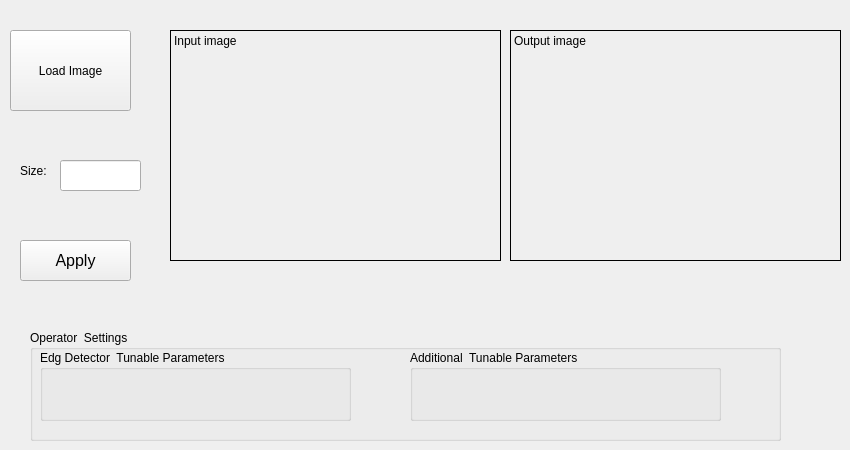
    <widget class="QWidget" name="tab_3">
     <attribute name="title">
      <string>Harris</string>
     </attribute>
     <widget class="QLabel" name="label_Harris_output">
      <property name="geometry">
       <rect>
        <x>510</x>
        <y>30</y>
        <width>331</width>
        <height>231</height>
       </rect>
      </property>
      <property name="autoFillBackground">
       <bool>true</bool>
      </property>
      <property name="frameShape">
       <enum>QFrame::Box</enum>
      </property>
      <property name="text">
       <string>Output image</string>
      </property>
      <property name="textFormat">
       <enum>Qt::PlainText</enum>
      </property>
      <property name="scaledContents">
       <bool>true</bool>
      </property>
      <property name="alignment">
       <set>Qt::AlignLeading|Qt::AlignLeft|Qt::AlignTop</set>
      </property>
     </widget>
     <widget class="QPushButton" name="pushButton_Harris_load">
      <property name="geometry">
       <rect>
        <x>10</x>
        <y>30</y>
        <width>121</width>
        <height>81</height>
       </rect>
      </property>
      <property name="text">
       <string>Load Image</string>
      </property>
     </widget>
     <widget class="QLineEdit" name="lineEdit_size_Harris">
      <property name="geometry">
       <rect>
        <x>60</x>
        <y>160</y>
        <width>81</width>
        <height>31</height>
       </rect>
      </property>
     </widget>
     <widget class="QLabel" name="label_Harris_input">
      <property name="geometry">
       <rect>
        <x>170</x>
        <y>30</y>
        <width>331</width>
        <height>231</height>
       </rect>
      </property>
      <property name="autoFillBackground">
       <bool>true</bool>
      </property>
      <property name="frameShape">
       <enum>QFrame::Box</enum>
      </property>
      <property name="text">
       <string>Input image</string>
      </property>
      <property name="scaledContents">
       <bool>true</bool>
      </property>
      <property name="alignment">
       <set>Qt::AlignLeading|Qt::AlignLeft|Qt::AlignTop</set>
      </property>
     </widget>
     <widget class="QGroupBox" name="groupBox_7">
      <property name="geometry">
       <rect>
        <x>30</x>
        <y>330</y>
        <width>751</width>
        <height>111</height>
       </rect>
      </property>
      <property name="title">
       <string>Operator  Settings</string>
      </property>
      <widget class="QGroupBox" name="groupBox_8">
       <property name="geometry">
        <rect>
         <x>380</x>
         <y>20</y>
         <width>311</width>
         <height>71</height>
        </rect>
       </property>
       <property name="title">
        <string>Additional  Tunable Parameters</string>
       </property>
      </widget>
     </widget>
     <widget class="QLabel" name="label_40">
      <property name="geometry">
       <rect>
        <x>20</x>
        <y>160</y>
        <width>31</width>
        <height>21</height>
       </rect>
      </property>
      <property name="text">
       <string>Size:</string>
      </property>
     </widget>
     <widget class="QPushButton" name="Harris_ApplyButton_2">
      <property name="geometry">
       <rect>
        <x>20</x>
        <y>240</y>
        <width>111</width>
        <height>41</height>
       </rect>
      </property>
      <property name="font">
       <font>
        <pointsize>12</pointsize>
       </font>
      </property>
      <property name="text">
       <string>Apply</string>
      </property>
     </widget>
     <widget class="QGroupBox" name="groupBox_9">
      <property name="geometry">
       <rect>
        <x>40</x>
        <y>350</y>
        <width>311</width>
        <height>71</height>
       </rect>
      </property>
      <property name="title">
       <string>Edg Detector  Tunable Parameters</string>
      </property>
     </widget>
    </widget>
